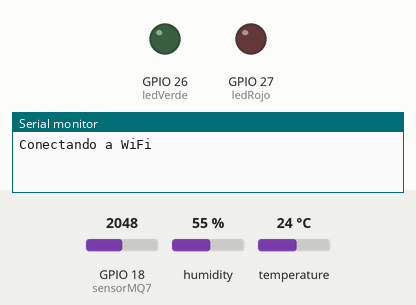
Recording of a sketch running on a simulated ESP32. Shown: output pins drawn as LEDs (lit = HIGH), the last lines printed to the serial monitor. Inputs (shaded band) come from the test bench; at power-on: GPIO 18 (sensorMQ7) = 2048, humidity 55 %, temperature 24 °C. WiFi joins after 1.5 s; servers stay silent unless stated; uploads are accepted with an empty reply.

Above: at 0.1 s.
At 2.7 s:
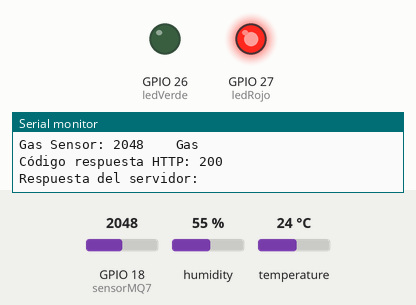
2.8 s: GPIO 18 (sensorMQ7) set to 1865
5.1 s: GPIO 18 (sensorMQ7) set to 1760
At 7.8 s:
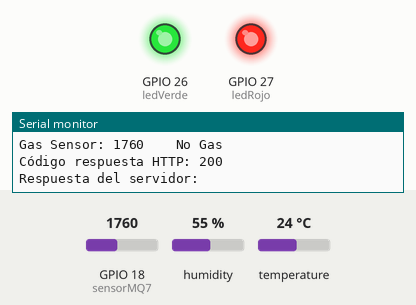
Timing chart, 0 to 9.3 s (numbered marks = the images above; inputs shaded):
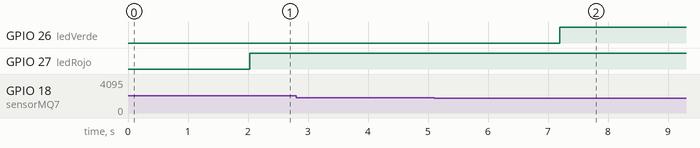

Measured:
- the behaviour switches between 1801 and 1800 on GPIO 18 (sensorMQ7) (found by bisection; images 1 and 2)
- after the input at 5.1 s, GPIO 26 (ledVerde): LOW → HIGH after 2.1 s

The sketch:

api.ino
```cpp
#include <WiFi.h>        // Incluimos WiFi libreria.
#include <HTTPClient.h>  // Incluimos HTTPClient libreria.
#include <DHT11.h>       // Incluimos DHT11 libreria para el sensor.

// Establecemos los datos de rec WiFi
const char* ssid = "Red A52s";
const char* password = "12345678";

// Definimos URL de la API a la cual enviaremos los datos
const char* api_url = "https://ucv.vcodesystems.com/api/post.php";

DHT11 dht11(18);  // Crea una instancia DHT11 y enviamos el PIN conectado a la placa EPS32

//Definimos el PIN de los LED para alerta
int ledVerde = 26;
int ledRojo = 27;

//Definimos el PIN de entrada para el sensonr
int sensorMQ7 = 18;

void setup() {
  // Definimos la velocidad de la comunicació serial
  Serial.begin(115200);

  //Definimos los pines como salida
  pinMode(ledVerde, OUTPUT);
  pinMode(ledRojo, OUTPUT);

  // Establecemos conexión WiFi
  WiFi.begin(ssid, password);
  Serial.print("Conectando a WiFi");
  while (WiFi.status() != WL_CONNECTED) {
    delay(500);
    Serial.print(".");
  }
  Serial.println("\nWiFi conectado");
}

void loop() {
  // Creamos las varianles para guardar los datos obtenidos por el sensor
  int temperatura = 0;
  int humedad = 0;

  //Creamos una variable para leer el pin del sensor
  int sensorMQ7read = analogRead(sensorMQ7);

  // Intentar leer los valores de temperatura y humedad del sensor DHT11
  int resultado = dht11.readTemperatureHumidity(temperatura, humedad);

  // Verificamos el resultado de las lectura, si la lectura es exitosa, enviamos valores de temperatura y humedad a la API.
  // Si hay errores, imprimimos el mensaje de error.
  if (resultado == 0) {
    Serial.print("Temperature: ");
    Serial.print(temperatura);
    Serial.print(" °C\tHumidity: ");
    Serial.print(humedad);
    Serial.println(" %");
  } else {
    // Print error message based on the error code.
    Serial.println(DHT11::getErrorString(resultado));
  }

  Serial.print("Gas Sensor: ");
  Serial.print(sensorMQ7read); /*Read value printed*/
  Serial.print("\t");
  Serial.print("\t");

  if (sensorMQ7read > 1800) { /*if condition with threshold 1800*/
    Serial.println("Gas");
    digitalWrite(ledRojo, HIGH); /*LED set HIGH if Gas detected */
  } else {
    Serial.println("No Gas");
    digitalWrite(ledVerde, HIGH); /*LED set LOW if NO Gas detected */
  }

    // Enviar datos
    //Verificar si el WiFi está conectado antes de intentar enviar datos.
    if (WiFi.status() == WL_CONNECTED) {
      //Crea un objeto http para la conexión HTTP
      HTTPClient http;
      //Establecemos la URL del api al cual se enviará la solicitud
      http.begin(api_url);
      //Definimos el tipo de contenido que se va a enviar: datos codificados como formulario (clave=valor).
      http.addHeader("Content-Type", "application/x-www-form-urlencoded");
      //Creamos la cadena que se van a enviar al servidor (en formato formulario).
      String httpRequestData = "temperatura=" + String(temperatura) + "&humedad=" + String(humedad) + "&gas=" + String(sensorMQ7read);
      //Envíamos la solicitud POST con los datos y guardamos el código de respuesta (200, 404, etc.)
      int httpResponseCode = http.POST(httpRequestData);

      Serial.print("Código respuesta HTTP: ");
      Serial.println(httpResponseCode);

      if (httpResponseCode > 0) {
        String response = http.getString();
        Serial.println("Respuesta del servidor:");
        Serial.println(response);
      } else {
        Serial.print("Error al enviar POST: ");
        Serial.println(http.errorToString(httpResponseCode).c_str());
      }

      http.end();
    } else {
      Serial.println("WiFi no conectado");
    }

    delay(1000);

}
```
